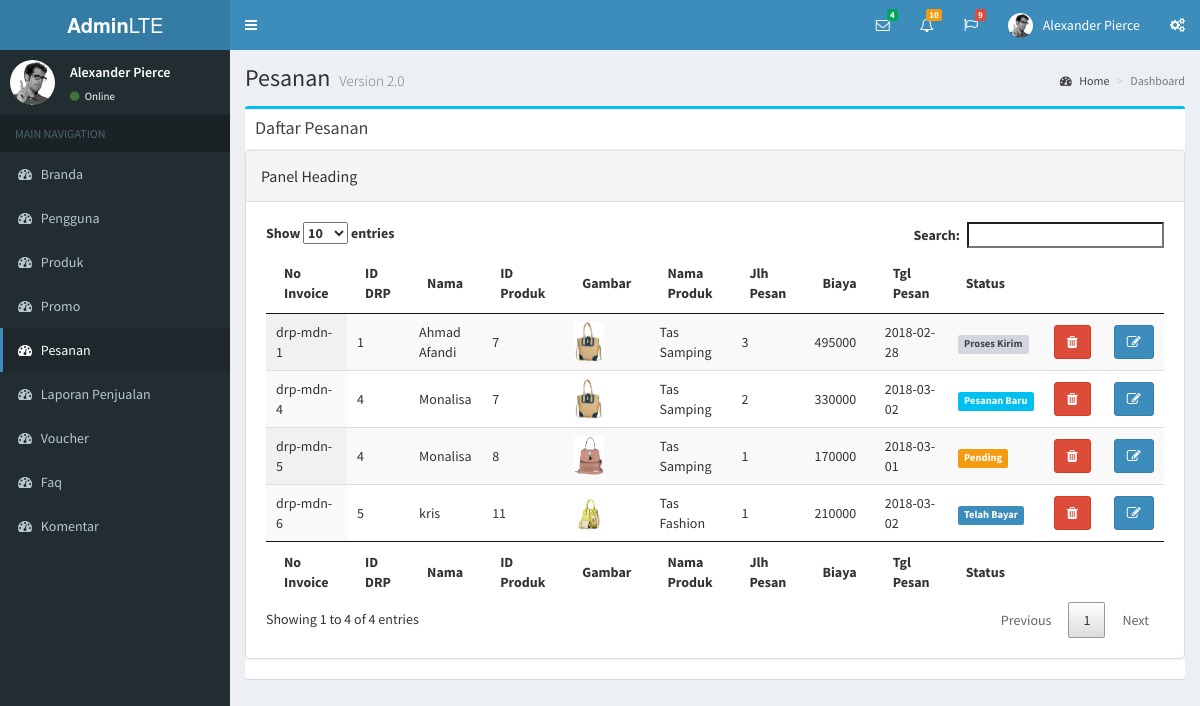
/pesanan.php, run on the app's committed database.
### tables this page shows
CREATE TABLE `tblpesanan` (
  `idPesanan` int(11) NOT NULL,
  `idUser` int(11) NOT NULL,
  `idProduk` int(11) NOT NULL,
  `jumlahPesanan` int(10) NOT NULL,
  `biaya` int(10) NOT NULL,
  `statusPesanan` varchar(15) NOT NULL,
  `tglPesan` date NOT NULL
);

CREATE TABLE `tblpengguna` (
  `idUser` int(10) NOT NULL,
  `nama` varchar(32) NOT NULL,
  `email` varchar(55) NOT NULL,
  `password` varchar(50) NOT NULL,
  `alamat` varchar(200) NOT NULL,
  `kontak` varchar(13) NOT NULL,
  `foto` varchar(55) NOT NULL,
  `status` varchar(25) NOT NULL,
  `tglDaftar` date NOT NULL,
  `tglKeluar` date NOT NULL
);

CREATE TABLE `tblproduk` (
  `idProduk` int(10) NOT NULL,
  `namaProduk` varchar(50) NOT NULL,
  `kodeProduk` varchar(25) NOT NULL,
  `tipeProduk` varchar(30) NOT NULL,
  `gambar` varchar(50) NOT NULL,
  `hargaBeli` int(10) NOT NULL,
  `hargaJual` int(10) NOT NULL,
  `stok` int(10) NOT NULL,
  `status` varchar(15) NOT NULL,
  `tglMasuk` date NOT NULL
);

### pesanan.php (the view, shortened to what this page needs)
<!DOCTYPE html>
<html>
<head>
  <link rel="stylesheet" href="bower_components/bootstrap/dist/css/bootstrap.min.css">
  <link rel="stylesheet" href="bower_components/font-awesome/css/font-awesome.min.css">
  <link rel="stylesheet" href="bower_components/Ionicons/css/ionicons.min.css">
  <link rel="stylesheet" href="dist/css/AdminLTE.min.css">
  <link rel="stylesheet" href="dist/css/skins/_all-skins.min.css">
  <link rel="stylesheet" href="bower_components/morris.js/morris.css">
  <link rel="stylesheet" href="bower_components/jvectormap/jquery-jvectormap.css">
  <link rel="stylesheet" href="bower_components/bootstrap-datepicker/dist/css/bootstrap-datepicker.min.css">
  <link rel="stylesheet" href="bower_components/bootstrap-daterangepicker/daterangepicker.css">
  <link rel="stylesheet" href="plugins/bootstrap-wysihtml5/bootstrap3-wysihtml5.min.css">
  <link rel="stylesheet" type="text/css" href="jquery.dataTables.min.css">
</head>
<body class="hold-transition skin-blue sidebar-mini">
<div class="wrapper">
  <header class="main-header">
    <a href="index2.html" class="logo">
      <span class="logo-lg"><b>Admin</b>LTE</span>
    </a>
    <nav class="navbar navbar-static-top">
      <a href="#" class="sidebar-toggle" data-toggle="push-menu" role="button">
      </a>
      <div class="navbar-custom-menu">
        <ul class="nav navbar-nav">
          <li class="dropdown messages-menu">
            <a href="#" class="dropdown-toggle" data-toggle="dropdown">
              <i class="fa fa-envelope-o"></i>
              <span class="label label-success">4</span>
            </a>
          </li>
          <li class="dropdown notifications-menu">
            <a href="#" class="dropdown-toggle" data-toggle="dropdown">
              <i class="fa fa-bell-o"></i>
              <span class="label label-warning">10</span>
            </a>
          </li>
          <li class="dropdown tasks-menu">
            <a href="#" class="dropdown-toggle" data-toggle="dropdown">
              <i class="fa fa-flag-o"></i>
              <span class="label label-danger">9</span>
            </a>
          </li>
          <li class="dropdown user user-menu">
            <a href="#" class="dropdown-toggle" data-toggle="dropdown">
              <img src="dist/img/user2-160x160.jpg" class="user-image" alt="User Image">
              <span class="hidden-xs">Alexander Pierce</span>
            </a>
          </li>
          <li>
            <a href="#" data-toggle="control-sidebar"><i class="fa fa-gears"></i></a>
          </li>
        </ul>
      </div>
    </nav>
  </header>
  <aside class="main-sidebar">
    <section class="sidebar">
      <div class="user-panel">
        <div class="pull-left image">
          <img src="dist/img/user2-160x160.jpg" class="img-circle" alt="User Image">
        </div>
        <div class="pull-left info">
          <p>Alexander Pierce</p>
          <a href="#"><i class="fa fa-circle text-success"></i> Online</a>
        </div>
      </div>
      <ul class="sidebar-menu" data-widget="tree">
        <li class="header">MAIN NAVIGATION</li>
        <li>
          <a href="index2.php?menu=1"><i class="fa fa-dashboard"></i> <span>Branda</span>
          </a>
        </li>
        <li><a href="pengguna.php"><i class="fa fa-dashboard"></i> <span>Pengguna</span>
          </a>
        </li>
        <li><a href="produk.php"><i class="fa fa-dashboard"></i> <span>Produk</span>
          </a>
        </li>
        <li><a href="promo.php"><i class="fa fa-dashboard"></i> <span>Promo</span>
          </a>
        </li>
        <li class="active"><a href="pesanan.php"><i class="fa fa-dashboard"></i> <span>Pesanan</span>
          </a>
        </li>
        <li><a href="laporan_penjualan.php"><i class="fa fa-dashboard"></i> <span>Laporan Penjualan</span>
          </a>
        </li>
        <li><a href="index2.php?menu=11"><i class="fa fa-dashboard"></i> <span>Voucher</span>
          </a>
        </li>
        <li><a href="faq.php"><i class="fa fa-dashboard"></i> <span>Faq</span>
          </a>
        </li>
        <li><a href="index2.php?menu=13"><i class="fa fa-dashboard"></i> <span>Komentar</span>
          </a>
        </li>
      </ul>
    </section>
  </aside>
<div class="content-wrapper">
<?php
  include "koneksi.php";
?>
<section class="content-header">
  <h1>
    Pesanan
    <small>Version 2.0</small>
  </h1>
  <ol class="breadcrumb">
    <li><a href="#"><i class="fa fa-dashboard"></i> Home</a></li>
    <li class="active">Dashboard</li>
  </ol>
</section>
<section class="content">
<div class="box box-info">
  <div class="box-header with-border">
  <h3 class="box-title">Daftar Pesanan</h3>
   </div>
  <link rel="stylesheet" type="text/css" href="css/css_pesanan.css">
  <link href="https://cdnjs.cloudflare.com/ajax/libs/font-awesome/4.4.0/css/font-awesome.min.css" rel='stylesheet' type='text/css'>
  <div class="row">
    <div class="col-md-12">
        <div class="table-responsive">
        <div id="mytable" class="table table-bordred table-striped">
            <div class="panel panel-default panel-table">
              <div class="panel-heading">
                <div class="row">
                  <div class="col col-xs-6">
                    <h3 class="panel-title">Panel Heading</h3>
                  </div>
                </div>
              </div>
              <div class="panel-body" style="margin: 20px;">
                <table id="dataTables" class="display" cellspacing="0" width="100%">
                  <thead>
                    <tr>
                      <th>No Invoice</th>
                      <th>ID DRP</th>
                      <th>Nama</th>
                      <th>ID Produk</th>
                      <th>Gambar</th>
                      <th>Nama Produk</th>
                      <th>Jlh Pesan</th>
                      <th>Biaya</th>
                      <th>Tgl Pesan</th>
                      <th>Status</th>
                      <th></th>
                      <th></th>
                    </tr>
                </thead>
                <tbody>
                  <?php
                    $sql = mysqli_query($conn, "select *from tblpesanan inner join tblpengguna on tblpesanan.idUser = tblpengguna.idUser inner join tblproduk on tblpesanan.idProduk = tblproduk.idProduk where tblpesanan.statusPesanan not in ('Telah sampai', 'Batal')");
                    while ($data = mysqli_fetch_array($sql)) {
                      $idPesanan  = $data['idPesanan'];
                      $idUser  = $data['idUser'];
                      $nama  = $data['nama'];
                      $idProduk  = $data['idProduk'];
                      $gambar  = $data['gambar'];
                      $namaProduk  = $data['namaProduk'];
                      $jumlahPesanan  = $data['jumlahPesanan'];
                      $biaya  = $data['biaya'];
                      $statusPesanan  = $data['statusPesanan'];
                      $tglPesan = $data['tglPesan'];  ?>
                          <tr>
                          <td><?php echo "drp-mdn-$idPesanan"; ?></td>
                          <td><?php echo $idUser; ?></td>
                          <td><?php echo $nama; ?></td>
                          <td><?php echo $idProduk; ?></td>
                          <td><img src="gambar/<?php echo $gambar; ?>" style="width: 30px; height: 40px;"></td>
                          <td><?php echo $namaProduk; ?></td>
                          <td><?php echo $jumlahPesanan; ?></td>
                          <td><?php echo $biaya; ?></td>
                          <td><?php echo $tglPesan; ?></td>
                          <?php
                            if ($statusPesanan == "Pesanan Baru") {
                              ?> <td><small class="label label-info"><?php echo $statusPesanan; ?></small></td> <?php
                            }elseif ($statusPesanan == "Pending") {
                              ?> <td><small class="label label-warning"><?php echo $statusPesanan; ?></small></td> <?php
                            }elseif ($statusPesanan == "Telah Bayar") {
                              ?> <td><small class="label label-primary"> <?php echo $statusPesanan; ?> </small></td> <?php
                            }elseif ($statusPesanan == "Proses Kirim") {
                              ?> <td><small class="label label-default"><?php echo $statusPesanan; ?></small></td> <?php
                            }elseif ($statusPesanan == "Telah Sampai") {
                              ?> <td class="label label-success"><?php echo $statusPesanan; ?></td> <?php
                            }else{
                              ?> <td><?php echo $statusPesanan; ?></td> <?php
                            }
                           ?>
                          <td style="width: 40px;">
                            <a class="btn btn-danger edit" href="settingPesanan.php?idPesanan=<?php echo $idPesanan; ?>" aria-label="Settings" onclick="return confirm('Anda Yakin Akan Menghapus ?')">
                              <i class="fa fa-trash" aria-hidden="true"></i>
                            </a>
                          </td>
                          <td style="width: 40px;">
                            <form method="POST" action="pesanan.php?idPesanan=<?php echo $idPesanan; ?>">
                              <button type="submit" class="btn btn-primary edit" name="adit">
                                <i class="fa fa-pencil-square-o" aria-hidden="true"></i>
                              </button>
                            </form>
                          </td>
                        </tr>
                      <?php } ?>
                  </tbody>
                  <tfoot>
                    <tr>
                      <th>No Invoice</th>
                      <th>ID DRP</th>
                      <th>Nama</th>
                      <th>ID Produk</th>
                      <th>Gambar</th>
                      <th>Nama Produk</th>
                      <th>Jlh Pesan</th>
                      <th>Biaya</th>
                      <th>Tgl Pesan</th>
                      <th>Status</th>
                      <th></th>
                      <th></th>
                    </tr>
                  </tfoot>
              </table>
            </div>
          </div>
      </div>
     </div>
  </div>
</div>
</div>
</section>
</div>
</body>
</html>

### css/css_pesanan.css (style rules this page uses)
.panel-table .panel-body { padding:0; }
.panel-table .panel-heading .col h3 { line-height: 30px; height: 30px; }

### data on the page
tblpesanan: idPesanan "1", idUser.idUser "1", idUser.nama "Ahmad Afandi", idProduk.idProduk "7", idProduk.gambar (picture), idProduk.namaProduk "Tas Samping", jumlahPesanan "3", biaya "495000", tglPesan "2018-02-28", statusPesanan "Proses Kirim"
tblpesanan: idPesanan "4", idUser.idUser "4", idUser.nama "Monalisa", idProduk.idProduk "7", idProduk.gambar (picture), idProduk.namaProduk "Tas Samping", jumlahPesanan "2", biaya "330000", tglPesan "2018-03-02", statusPesanan "Pesanan Baru"
tblpesanan: idPesanan "5", idUser.idUser "4", idUser.nama "Monalisa", idProduk.idProduk "8", idProduk.gambar (picture), idProduk.namaProduk "Tas Samping", jumlahPesanan "1", biaya "170000", tglPesan "2018-03-01", statusPesanan "Pending"
tblpesanan: idPesanan "6", idUser.idUser "5", idUser.nama "kris", idProduk.idProduk "11", idProduk.gambar (picture), idProduk.namaProduk "Tas Fashion", jumlahPesanan "1", biaya "210000", tglPesan "2018-03-02", statusPesanan "Telah Bayar"
